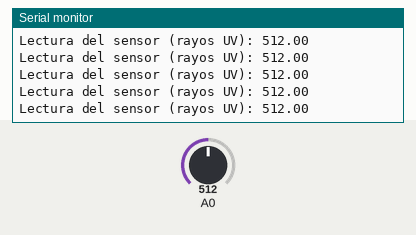
The sketch below on a simulated Arduino Uno, built with avr-gcc and run on an emulated ATmega328P. Shown: the last lines printed to the serial monitor. Inputs (shaded band) come from the test bench; at power-on: A0 = 512.

Above: at 1.2 s.
1.3 s: A0 set to 716
At 1.32 s:
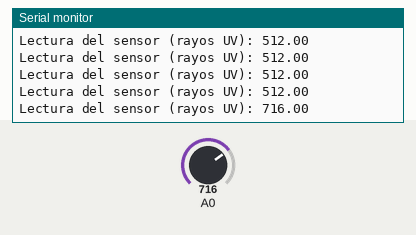
2.8 s: A0 set to 900
At 2.83 s:
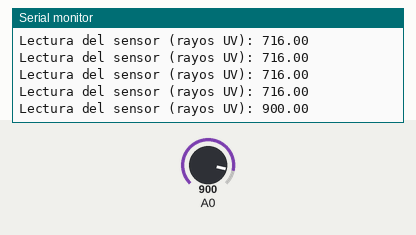
Timing chart, 0 to 5.8 s (numbered marks = the images above; inputs shaded):
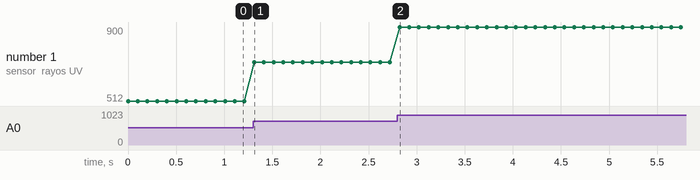

The sketch:

PruebaCapturaDeDatos.ino
```cpp
// Maria Isabel Ortiz Naranjo
// Mario Andres Perdomo
// Josue Sagastume
// Microprocesadores

void setup()
{
  Serial.begin(9600);
}

void loop()
{
  float sensorVoltage;
  float sensorValue;

  sensorValue = analogRead(A0);
  sensorVoltage = sensorValue / 1024 * 3.3;
  Serial.print("Lectura del sensor (rayos UV): ");
  Serial.println(sensorValue);
  delay(100);

}
```

Measured:
- after the input at 1.3 s, the serial monitor: prints a new line at once (image 1)
- after the input at 2.8 s, the serial monitor: prints a new line at once (image 2)
- plotted number 1: 512 → 716 after the input at 1.3 s, 716 → 900 after the input at 2.8 s
